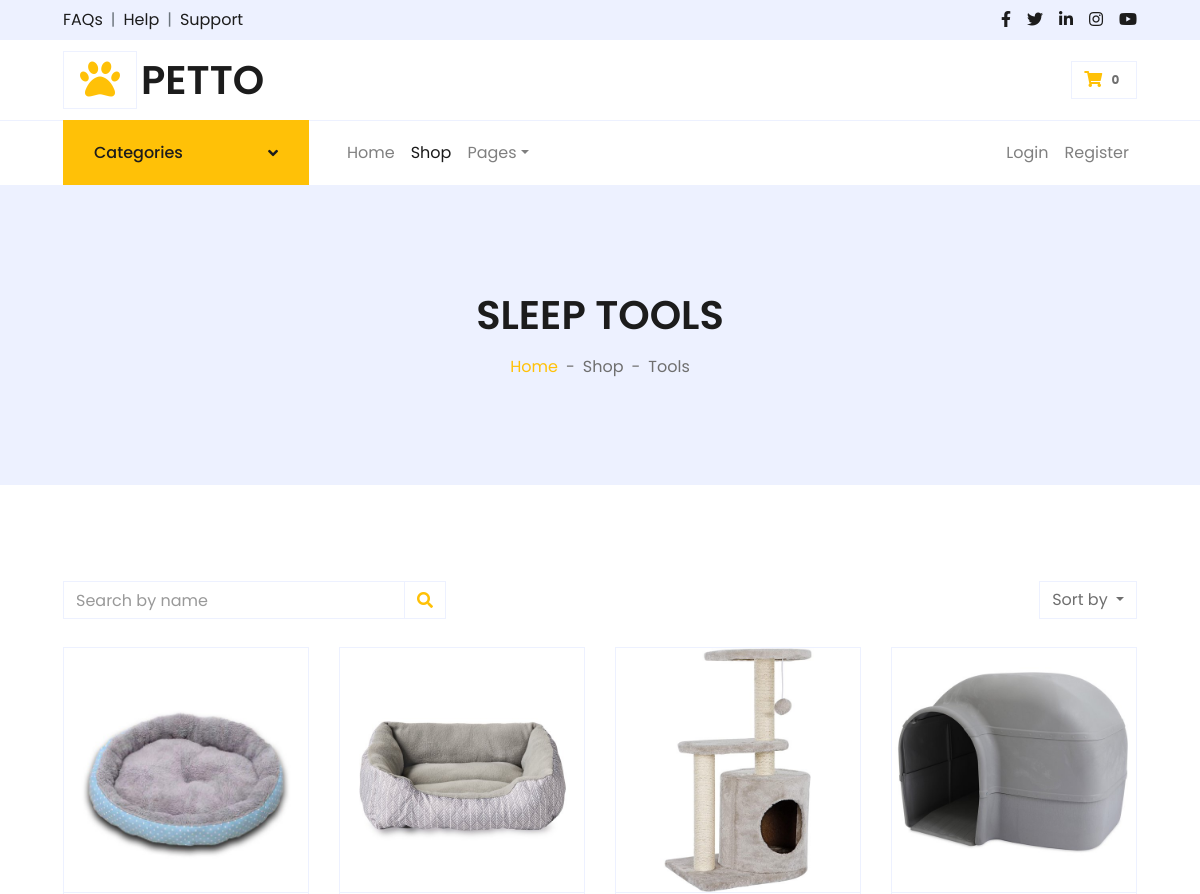
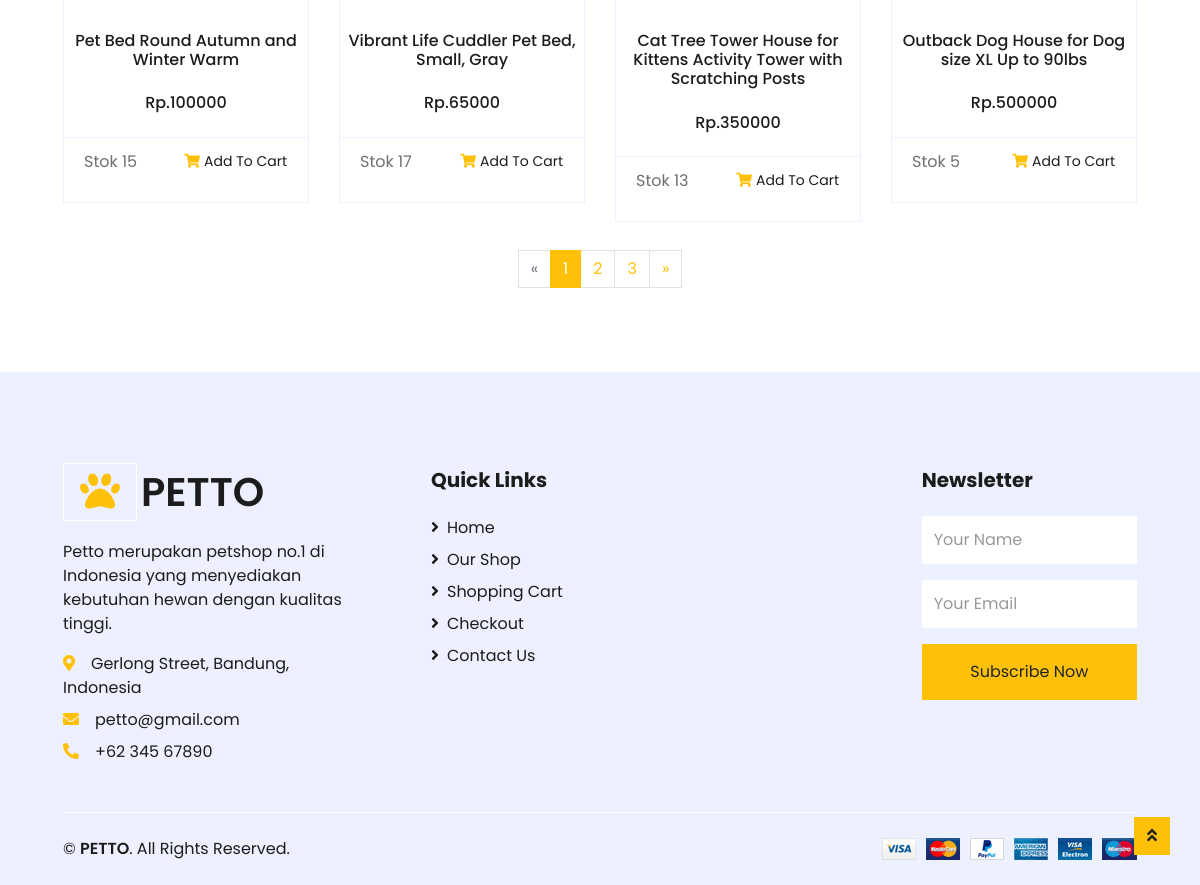
The page /shop-sleeps.php on the database its author committed (2 pictures, top to bottom).
### tables this page shows
CREATE TABLE `produk` (
  `id` int(11) NOT NULL,
  `foto` varchar(100) NOT NULL,
  `nama` varchar(100) NOT NULL,
  `harga` int(11) NOT NULL,
  `jenis` int(11) NOT NULL,
  `banyak` int(11) NOT NULL
);

### function.php (called while the page is built, shortened)
<?php
$dbhost = 'localhost';
$dbuser = 'root';
$dbpass = '';
$mydb = 'db_petto';
$conn = mysqli_connect($dbhost, $dbuser, $dbpass, $mydb);
function readQueryJenis($jenis)
{
    global $conn;
    $query = "SELECT * FROM produk WHERE jenis=$jenis";
    $result = mysqli_query($conn, $query);
    $records = [];
    while ($record = mysqli_fetch_assoc($result)) {
        $records[] = $record;
    }
    return $records;
}

### shop-sleeps.php (the view, shortened to what this page needs)
<?php
include("function.php");
    if(isset($_POST['btn-search8'])){
        if(isset($_POST['search8'])){
            $keyword = "%" . $_POST['search8'] . "%";
            $data = searchProduk(7, $keyword);
        }
    }else{
        $data = readQueryJenis(7);
    }
?>
<!DOCTYPE html>
<html lang="en">
<head>
    <link href="https://cdnjs.cloudflare.com/ajax/libs/font-awesome/5.10.0/css/all.min.css" rel="stylesheet">
    <link href="lib/owlcarousel/assets/owl.carousel.min.css" rel="stylesheet">
    <link href="css/style_shop.css" rel="stylesheet">
    <link href="css/style.css" rel="stylesheet">
</head>
<body>
    <div class="container-fluid">
        <div class="row bg-secondary py-2 px-xl-5">
            <div class="col-lg-6 d-none d-lg-block">
                <div class="d-inline-flex align-items-center">
                    <a class="text-dark" href="">FAQs</a>
                    <span class="text-muted px-2">|</span>
                    <a class="text-dark" href="">Help</a>
                    <span class="text-muted px-2">|</span>
                    <a class="text-dark" href="">Support</a>
                </div>
            </div>
            <div class="col-lg-6 text-center text-lg-right">
                <div class="d-inline-flex align-items-center">
                    <a class="text-dark px-2" href="">
                        <i class="fab fa-facebook-f"></i>
                    </a>
                    <a class="text-dark px-2" href="">
                        <i class="fab fa-twitter"></i>
                    </a>
                    <a class="text-dark px-2" href="">
                        <i class="fab fa-linkedin-in"></i>
                    </a>
                    <a class="text-dark px-2" href="">
                        <i class="fab fa-instagram"></i>
                    </a>
                    <a class="text-dark pl-2" href="">
                        <i class="fab fa-youtube"></i>
                    </a>
                </div>
            </div>
        </div>
        <div class="row align-items-center py-3 px-xl-5">
            <div class="col-lg-3 d-none d-lg-block">
                <a href="index.php" class="text-decoration-none">
                    <h1 class="m-0 display-5 font-weight-semi-bold"><span class="text-warning font-weight-bold border px-3 mr-1"><i class="fa-solid fa-paw"></i></span>PETTO</h1>
                </a>
            </div>
            <div class="col-lg-3 col-6 text-right">
                <a href="cart.php" class="btn border">
                    <i class="fas fa-shopping-cart text-warning"></i>
                    <span class="badge">
                        <?php
                            if(!isset($_SESSION['username']))
                            {
                                echo "0";
                            }
                            else
                            {
                                $id_cus = $_SESSION['id'];
                                $query = "SELECT cart FROM customers WHERE id=$id_cus";
                                $result = mysqli_query($conn, $query);
                                $row = mysqli_fetch_array($result, MYSQLI_ASSOC);
                                echo $row['cart'];
                            }
                        ?>
                    </span>
                </a>
            </div>
        </div>
    </div>
    <div class="container-fluid">
        <div class="row border-top px-xl-5">
            <div class="col-lg-3 d-none d-lg-block">
                <a class="btn shadow-none d-flex align-items-center justify-content-between bg-warning text-white w-100" data-toggle="collapse" href="#navbar-vertical" style="height: 65px; margin-top: -1px; padding: 0 30px;">
                    <h6 class="m-0">Categories</h6>
                    <i class="fa fa-angle-down text-dark"></i>
                </a>
            </div>
            <div class="col-lg-9">
                <nav class="navbar navbar-expand-lg bg-light navbar-light py-3 py-lg-0 px-0">
                    <div class="collapse navbar-collapse justify-content-between" id="navbarCollapse">
                        <div class="navbar-nav mr-auto py-0">
                            <a href="index.php" class="nav-item nav-link">Home</a>
                            <a href="shop.html" class="nav-item nav-link active">Shop</a>
                            <div class="nav-item dropdown">
                                <a href="#" class="nav-link dropdown-toggle" data-toggle="dropdown">Pages</a>
                            </div>
                        </div>
                        <div class="navbar-nav ml-auto py-0">
                            <?php
                                if(!isset($_SESSION['username']))
                                {
                                    echo "<a href='signin_cus.php' class='nav-item nav-link '>Login</a>";
                                    echo "<a href='signup_cus.php' class='nav-item nav-link'>Register</a>";
                                }
                                else
                                {
                                    echo "<span class='nav-item nav-link mr-2'>Selamat datang, <strong>" . $_SESSION['nama'] . "</strong></span>";
                                    echo "<a href='logout_cus.php' class='nav-item nav-link btn btn-warning'>Logout</a>";
                                }
                            ?>
                        </div>
                    </div>
                </nav>
            </div>
        </div>
    </div>
    <div class="container-fluid bg-secondary mb-5">
        <div class="d-flex flex-column align-items-center justify-content-center" style="min-height: 300px">
            <h1 class="font-weight-semi-bold text-uppercase mb-3">Sleep Tools</h1>
            <div class="d-inline-flex">
                <p class="m-0"><a href="index.php">Home</a></p>
                <p class="m-0 px-2">-</p>
                <p class="m-0">Shop</p>
                <p class="m-0 px-2">-</p>
                <p class="m-0">Tools</p>
            </div>
        </div>
    </div>
    <div class="container-fluid pt-5">
        <div class="row px-xl-5">
            <div class="col-lg-12 col-md-12">
                <div class="row pb-3">
                    <div class="col-12 pb-1">
                        <div class="d-flex align-items-center justify-content-between mb-4">
                            <form action="" method="POST">
                                <div class="input-group">
                                    <input type="text" name="search8" class="form-control" placeholder="Search by name">
                                    <div class="input-group-append">
                                        <button name="btn-search8" class="input-group-text bg-transparent text-warning" type="submit">
                                            <i class="fa fa-search"></i>
                                        </button>
                                    </div>
                                </div>
                            </form>
                            <div class="dropdown ml-4">
                                <button class="btn border dropdown-toggle" type="button" id="triggerId" data-toggle="dropdown" aria-haspopup="true" aria-expanded="false">
                                    Sort by
                                </button>
                            </div>
                        </div>
                    </div>
                    <?php foreach ($data as $datas) :
                    if($datas['banyak'] > 0)
                    { ?>
                        <div class="col-lg-3 col-md-6 col-sm-12 pb-1">
                            <div class="card product-item border-0 mb-4">
                                <div class="card-header product-img position-relative overflow-hidden bg-transparent border p-0">
                                    <img class="img-fluid w-100" src="foto/<?= $datas['foto']; ?>" alt="">
                                </div>
                                <div class="card-body border-left border-right text-center p-0 pt-4 pb-3">
                                    <h6 class="mb-3 p-2"><?= $datas['nama'] ?></h6>
                                    <div class="d-flex justify-content-center">
                                        <h6>Rp.<?= $datas['harga'] ?></h6>
                                    </div>
                                </div>
                                <div class="card-footer d-flex justify-content-between bg-light border">
                                    <p>Stok <?= $datas['banyak'] ?></p>
                                    <a href="addToCart.php?id_produk=<?= $datas['id'] ?>&url=shop-sleeps&harga_produk=<?= $datas['harga'] ?>" class="btn btn-sm text-dark p-0"><i class="fas fa-shopping-cart text-warning mr-1"></i>Add To Cart</a>
                                </div>
                            </div>
                        </div>
                    <?php } endforeach; ?>
                    <div class="col-12 pb-1">
                        <nav aria-label="Page navigation">
                            <ul class="pagination justify-content-center mb-3">
                                <li class="page-item disabled">
                                    <a class="page-link" href="#" aria-label="Previous">
                                        <span aria-hidden="true">&laquo;</span>
                                    </a>
                                </li>
                                <li class="page-item active"><a class="page-link" href="#">1</a></li>
                                <li class="page-item"><a class="page-link" href="#">2</a></li>
                                <li class="page-item"><a class="page-link" href="#">3</a></li>
                                <li class="page-item">
                                    <a class="page-link" href="#" aria-label="Next">
                                        <span aria-hidden="true">&raquo;</span>
                                    </a>
                                </li>
                            </ul>
                        </nav>
                    </div>
                </div>
            </div>
        </div>
    </div>
    <div class="container-fluid bg-secondary text-dark mt-5 pt-5">
        <div class="row px-xl-5 pt-5">
            <div class="col-lg-4 col-md-12 mb-5 pr-3 pr-xl-5">
                <a href="index.php" class="text-decoration-none">
                    <h1 class="mb-4 display-5 font-weight-semi-bold"><span class="text-warning font-weight-bold border border-white px-3 mr-1"><i class="fa-solid fa-paw"></i></span>PETTO</h1>
                </a>
                <p>Petto merupakan petshop no.1 di Indonesia yang menyediakan kebutuhan hewan dengan kualitas tinggi.</p>
                <p class="mb-2"><i class="fa fa-map-marker-alt text-warning mr-3"></i>Gerlong Street, Bandung, Indonesia</p>
                <p class="mb-2"><i class="fa fa-envelope text-warning mr-3"></i>petto@gmail.com</p>
                <p class="mb-0"><i class="fa fa-phone-alt text-warning mr-3"></i>+62 345 67890</p>
            </div>
            <div class="col-lg-8 col-md-12">
                <div class="row">
                    <div class="col-md-4 mb-5">
                        <h5 class="font-weight-bold text-dark mb-4">Quick Links</h5>
                        <div class="d-flex flex-column justify-content-start">
                            <a class="text-dark mb-2" href="index.php"><i class="fa fa-angle-right mr-2"></i>Home</a>
                            <a class="text-dark mb-2" href="shop.php"><i class="fa fa-angle-right mr-2"></i>Our Shop</a>
                            <a class="text-dark mb-2" href="cart.php"><i class="fa fa-angle-right mr-2"></i>Shopping Cart</a>
                            <a class="text-dark mb-2" href="checkout.php"><i class="fa fa-angle-right mr-2"></i>Checkout</a>
                            <a class="text-dark" href="contact.php"><i class="fa fa-angle-right mr-2"></i>Contact Us</a>
                        </div>
                    </div>
                    <div class="col-md-4 mb-5">
                    </div>
                    <div class="col-md-4 mb-5">
                        <h5 class="font-weight-bold text-dark mb-4">Newsletter</h5>
                        <form action="">
                            <div class="form-group">
                                <input type="text" class="form-control border-0 py-4" placeholder="Your Name" required="required" />
                            </div>
                            <div class="form-group">
                                <input type="email" class="form-control border-0 py-4" placeholder="Your Email"
                                    required="required" />
                            </div>
                            <div>
                                <button class="btn btn-warning btn-block border-0 py-3" type="submit">Subscribe Now</button>
                            </div>
                        </form>
                    </div>
                </div>
            </div>
        </div>
        <div class="row border-top border-light mx-xl-5 py-4">
            <div class="col-md-6 px-xl-0">
                <p class="mb-md-0 text-center text-md-left text-dark">
                    &copy; <a class="text-dark font-weight-semi-bold" href="index.php">PETTO</a>. All Rights Reserved.
                </p>
            </div>
            <div class="col-md-6 px-xl-0 text-center text-md-right">
                <img class="img-fluid" src="img/payments.png" alt="">
            </div>
        </div>
    </div>
    <a href="#" class="btn btn-warning back-to-top"><i class="fa fa-angle-double-up"></i></a>
</body>
</html>

### css/style_shop.css (style rules this page uses)
.font-weight-semi-bold { font-weight: 600; }
.navbar-light .navbar-nav .nav-link { padding: 20px 10px; color: #1C1C1C; outline: none; }
.navbar-light .navbar-nav .nav-link:hover, .navbar-light .navbar-nav .nav-link.active { color: #ffc107; }
.cat-item .cat-img img, .product-item .product-img img { transition: .5s; }
.back-to-top { position: fixed; display: none; right: 30px; bottom: 30px; z-index: 11; animation: action 1s infinite alternate; }

### rows shown on the page
produk: foto (picture), nama "Pet Bed Round Autumn and Winter Warm", harga "100000", banyak "15"
produk: foto (picture), nama "Vibrant Life Cuddler Pet Bed, Small, Gray", harga "65000", banyak "17"
produk: foto (picture), nama "Cat Tree Tower House for Kittens Activity Tower with Scratching Posts", harga "350000", banyak "13"
produk: foto (picture), nama "Outback Dog House for Dog size XL Up to 90lbs", harga "500000", banyak "5"
